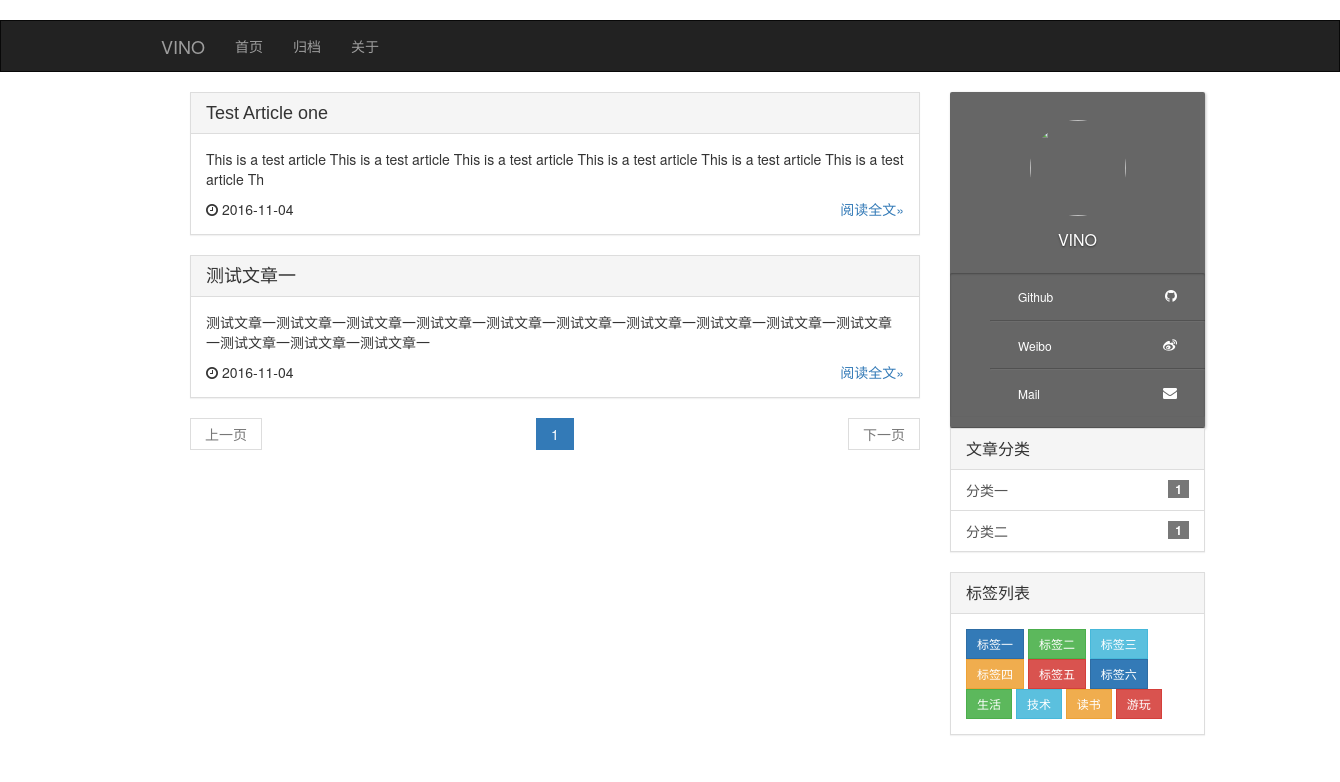
/, run on an earlier commit of the app's database.
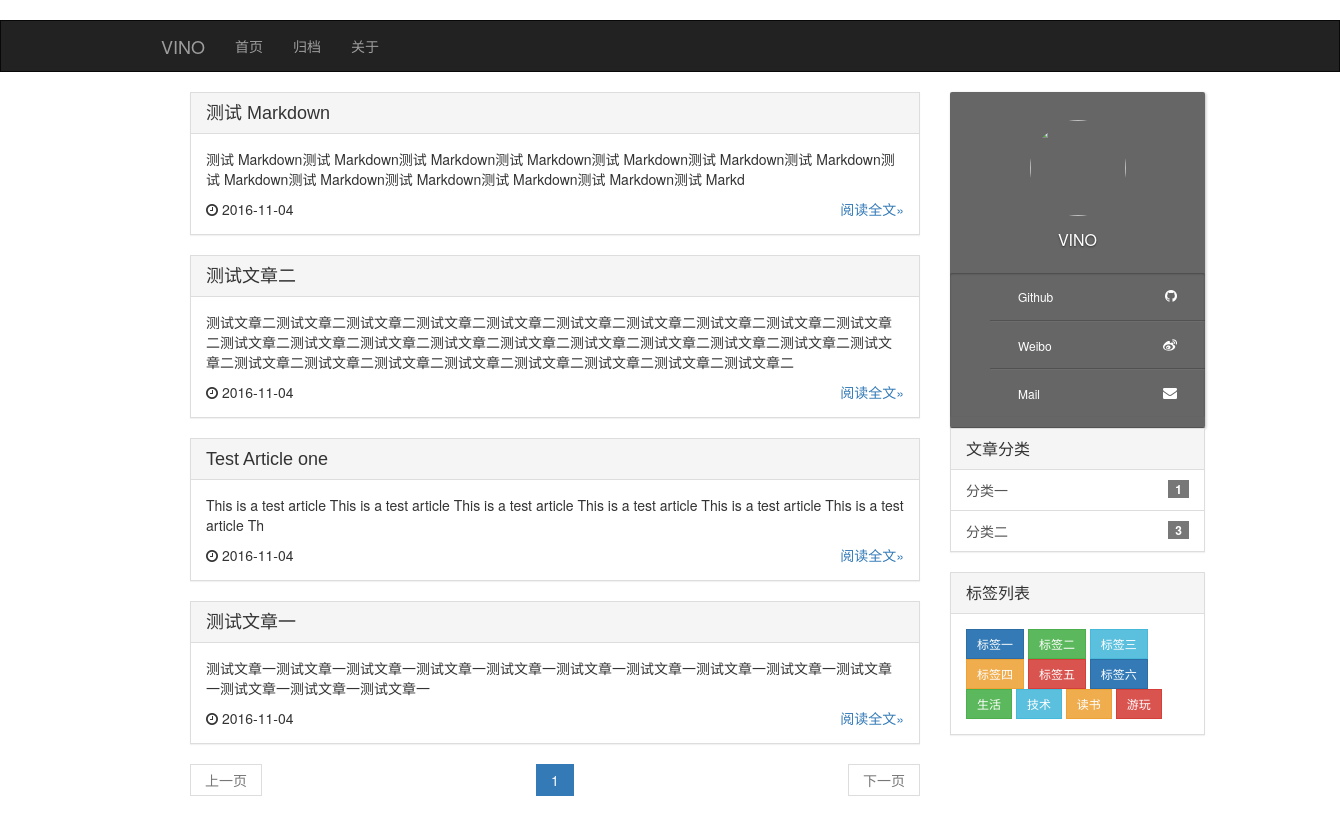
And on a later commit of the database.
### blog/models.py (models this page shows, shortened)
class Article(models.Model):
    STATUS_CHOICES = (
        ('p', '发布'),
        ('t', '草稿'),
        ('d', '删除'),
    )
    title = models.CharField('标题', max_length=100)
    body = models.TextField('文章显示')
    text = models.TextField('原文', default='')
    description = models.CharField('摘要', max_length=140, blank=True, null=True,
                                   help_text='可选，为空则自动选取前140个字符')
    author = models.ForeignKey(User, verbose_name='作者', on_delete=models.CASCADE)
    tag = models.ManyToManyField('Tag', verbose_name='标签', blank=True)
    category = models.ForeignKey('Category', verbose_name='分类', blank=True, null=True, on_delete=models.SET_NULL)
    status = models.CharField('状态', max_length=1, choices=STATUS_CHOICES, default='p')
    time_create = models.DateTimeField('发布时间', default=timezone.now)
    time_last_modified = models.DateTimeField('修改时间', auto_now=True)
    views = models.PositiveIntegerField('浏览量', default=0)
    class Meta:
        ordering = ['-time_create']
        verbose_name = '文章数据'
        verbose_name_plural = verbose_name

class Category(models.Model):
    title = models.CharField('标题', max_length=40)
    order = models.IntegerField('排序', default=0)
    description = models.CharField('摘要', max_length=140, blank=True, null=True, default='一个分类')
    time_create = models.DateTimeField('创建时间', default=timezone.now)
    def __str__(self):
        return self.title
    class Meta:
        ordering = ['-time_create']
        verbose_name = '分类数据'
        verbose_name_plural = verbose_name
    def p_count(self):
        count = self.article_set.filter(status='p').count()
        return count

class Tag(models.Model):
    title = models.CharField('标题', max_length=40)
    order = models.IntegerField('排序', default=0)
    time_create = models.DateTimeField('创建时间', default=timezone.now)
    def __str__(self):
        return self.title
    class Meta:
        ordering = ['-time_create']
        verbose_name = '标签数据'
        verbose_name_plural = verbose_name

### blog/views.py (the view)
# urls.py: url(r'^$', views.IndexView.as_view(), name='index'),
class IndexView(ListView):
    template_name = 'blog/list.html'
    context_object_name = 'articles'
    def get_queryset(self):
        articles = Article.objects.filter(status='p')
        return articles
    def get_context_data(self, **kwargs):
        kwargs['title'] = '首页'
        return super(IndexView, self).get_context_data(**kwargs)

### blog/context.py (called while the page is built)
def all_context(request):
    categories = Category.objects.all().order_by('-order')
    tags = Tag.objects.all().order_by('-order')
    null_count = Article.objects.filter(category__isnull=True, status='p').count()
    paginate_num = settings.SITE_PAGINATE_NUM
    SITE_NAME = settings.SITE_NAME
    SITE_MASTER = settings.SITE_MASTER
    SITE_SIGNATURE = settings.SITE_SIGNATURE
    DUOSHUO_SHORT_NAME = settings.DUOSHUO_SHORT_NAME
    DUOSHUO_NEW_COMMENTS = settings.DUOSHUO_NEW_COMMENTS
    COLORTAG = settings.COLORTAG
    FRIENDLINK = settings.FRIENDLINK
    return locals()

### blog/templatetags/blog_paginate.py (called while the page is built)
def page_right(current_page, right, num_pages):
    if current_page == num_pages:
        right_list = []
    else:
        right_list = [i for i in range(current_page+right-1, current_page, -1) if i < num_pages]
    return right_list

### blog/templates/blog/list.html
{% extends 'blog/list_base.html' %}
{% block paginate %}
    {% include 'blog/paginate.html' %}
{% endblock %}

### blog/templates/blog/list_base.html (shortened to what this page needs)
{% extends 'blog/base_container.html' %}
{% block content %}
    {% load blog_paginate %}
    {% if articles %}
        {% for article in articles %}
            <div class="panel panel-default">
                <div class="panel-heading">
                    <h3 class="panel-title">
                        <a href="{% url 'blog:detail' article.pk %}" class="article-title">{{ article.title }}</a>
                    </h3>
                </div>
                <div class="panel-body">
                    <div class="article">
                        {{ article.description|striptags|safe|truncatechars:140|linebreaks }}
                    </div>
                    <div class="time">
                        <span class="pull-left">
                            <i class="fa fa-clock-o"></i> {{  article.time_last_modified|date:"Y-m-d" }}
                        </span>
                        <span class="more">
                            <a href="{% url 'blog:detail' article.pk %}" class="pull-right">阅读全文»</a>
                        </span>
                    </div>
                </div>
            </div>
        {% endfor %}
    {% else %}
        <div class="alert alert-warning" role="alert">什么东东都没有哦！</div>
    {% endif %}
    {% block paginate %}
    {% endblock %}
{% endblock %}

### blog/templates/blog/tools.html (shortened to what this page needs)
<!DOCTYPE html>
{% load staticfiles %}
<html lang="zh-CN">
<head>
    <link href="{% static 'blog/css/bootstrap.min.css' %}" rel="stylesheet">
    <link href="{% static 'blog/css/tools.css' %}" rel="stylesheet">
    <link href="//cdn.bootcss.com/font-awesome/4.5.0/css/font-awesome.min.css"
          rel="stylesheet">
</head>
<div class="right-card">
    <div class="user-icon-wrapper">
        <a><img src="http://ww3.sinaimg.cn/large/b10d1ea5jw1f95jk0irbmj20dw0dwq3h.jpg" width="96px"
                height="96px"></a>
        <h2><a>Vino</a></h2>
    </div>
    <div class="self-info">
        <ul>
            <li><a href="https://github.com/wuchangfeng">Github</a><span
                class="right-icon fa fa-github"></span></li>
            <li><a href="https://github.com/wuchangfeng">Weibo</a><span
                    class="right-icon fa fa-weibo"></span></li>
            <li><a href="https://github.com/7sDream">Mail</a><span
                    class="right-icon fa fa-envelope"></span></li>
        </ul>
    </div>
</div>
<div class="panel panel-default">
    <div class="panel-heading">
        <h3 class="panel-title">文章分类</h3>
    </div>
    {% if categories %}
        <ul class="list-group">
            {% for category in categories %}
                <a class="list-group-item" href="{% url 'blog:category' category.pk %}">
                    <span class="badge">{{ category.p_count }}</span>
                    {{ category }}
                </a>
            {% endfor %}
        </ul>
    {% else %}
        <div class="panel-body">没有分类！</div>
    {% endif %}
</div>
<div class="panel panel-default">
    <div class="panel-heading">
        <h3 class="panel-title">标签列表</h3>
    </div>
    <div class="panel-body">
        {% if tags %}
            {% for tag in tags %}
                <a href="{% url 'blog:tag' tag.pk %}" class="btn btn-default btn-sm tag" role="button">{{ tag }}</a>
            {% endfor %}
        {% else %}
            没有标签！
        {% endif %}
    </div>
</div>
</html>

What changed in the data, as far as the page shows it:
added Article: title "测试 Markdown", description "测试 Markdown测试 Markdown测试 Markdown测试 Markdown测试 Markdown测试 Markdown测试 Markdown测试 Markdown测试 Markdown测试 Markdown测试 Markdown测试 Markdown测试 Markd", time_last_modified "2016-11-04"
added Article: title "测试文章二", description "测试文章二测试文章二测试文章二测试文章二测试文章二测试文章二测试文章二测试文章二测试文章二测试文章二测试文章二测试文章二测试文章二测试文章二测试文章二测试文章二测试文章二测试文章二测试文章二测试文章二测试文章二测试文章二测试文章二测试文章二测试文章二测试文章二测试文章二测试文章二", time_last_modified "2016-11-04"
computed for Category "分类二": p_count "1" → "3"
